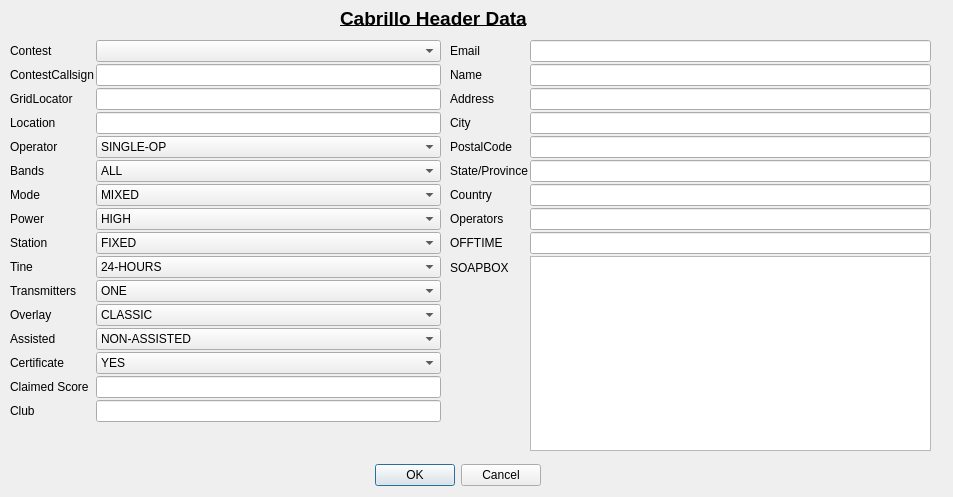
<?xml version="1.0" encoding="UTF-8"?>
<ui version="4.0">
 <class>cabrilloheader</class>
 <widget class="QDialog" name="cabrilloheader">
  <property name="geometry">
   <rect>
    <x>0</x>
    <y>0</y>
    <width>953</width>
    <height>497</height>
   </rect>
  </property>
  <property name="windowTitle">
   <string notr="true">Cabrillo Header Data</string>
  </property>
  <widget class="QDialogButtonBox" name="buttonBox">
   <property name="geometry">
    <rect>
     <x>340</x>
     <y>460</y>
     <width>201</width>
     <height>31</height>
    </rect>
   </property>
   <property name="orientation">
    <enum>Qt::Orientation::Horizontal</enum>
   </property>
   <property name="standardButtons">
    <set>QDialogButtonBox::StandardButton::Cancel|QDialogButtonBox::StandardButton::Ok</set>
   </property>
  </widget>
  <widget class="QWidget" name="formLayoutWidget">
   <property name="geometry">
    <rect>
     <x>10</x>
     <y>40</y>
     <width>431</width>
     <height>411</height>
    </rect>
   </property>
   <layout class="QFormLayout" name="formLayout">
    <property name="horizontalSpacing">
     <number>2</number>
    </property>
    <property name="verticalSpacing">
     <number>2</number>
    </property>
    <item row="0" column="0">
     <widget class="QLabel" name="lcontest">
      <property name="text">
       <string>Contest</string>
      </property>
     </widget>
    </item>
    <item row="1" column="0">
     <widget class="QLabel" name="lcontestcallsign">
      <property name="text">
       <string>ContestCallsign</string>
      </property>
     </widget>
    </item>
    <item row="1" column="1">
     <widget class="QLineEdit" name="callsign">
      <property name="text">
       <string extracomment="Callsign in Contest"/>
      </property>
      <property name="maxLength">
       <number>25</number>
      </property>
     </widget>
    </item>
    <item row="2" column="0">
     <widget class="QLabel" name="llocator">
      <property name="text">
       <string>GridLocator</string>
      </property>
     </widget>
    </item>
    <item row="2" column="1">
     <widget class="QLineEdit" name="locator">
      <property name="inputMask">
       <string notr="true">AA99aa</string>
      </property>
      <property name="text">
       <string notr="true" extracomment="Grid Locator"/>
      </property>
     </widget>
    </item>
    <item row="3" column="0">
     <widget class="QLabel" name="llocation">
      <property name="text">
       <string>Location</string>
      </property>
     </widget>
    </item>
    <item row="3" column="1">
     <widget class="QLineEdit" name="location">
      <property name="inputMask">
       <string notr="true"/>
      </property>
      <property name="text">
       <string extracomment="Callsign for Contest"/>
      </property>
      <property name="maxLength">
       <number>50</number>
      </property>
     </widget>
    </item>
    <item row="4" column="1">
     <widget class="QComboBox" name="catop">
      <item>
       <property name="text">
        <string>SINGLE-OP</string>
       </property>
      </item>
      <item>
       <property name="text">
        <string>MULTI-OP</string>
       </property>
      </item>
      <item>
       <property name="text">
        <string>CHECKLOG</string>
       </property>
      </item>
     </widget>
    </item>
    <item row="4" column="0">
     <widget class="QLabel" name="loperator">
      <property name="text">
       <string>Operator</string>
      </property>
     </widget>
    </item>
    <item row="5" column="1">
     <widget class="QComboBox" name="bands">
      <item>
       <property name="text">
        <string>ALL</string>
       </property>
      </item>
      <item>
       <property name="text">
        <string>160M</string>
       </property>
      </item>
      <item>
       <property name="text">
        <string>80M</string>
       </property>
      </item>
      <item>
       <property name="text">
        <string>40M</string>
       </property>
      </item>
      <item>
       <property name="text">
        <string>20M</string>
       </property>
      </item>
      <item>
       <property name="text">
        <string>15M</string>
       </property>
      </item>
      <item>
       <property name="text">
        <string>10M</string>
       </property>
      </item>
      <item>
       <property name="text">
        <string>6M</string>
       </property>
      </item>
      <item>
       <property name="text">
        <string>4M</string>
       </property>
      </item>
      <item>
       <property name="text">
        <string>2M</string>
       </property>
      </item>
      <item>
       <property name="text">
        <string>222</string>
       </property>
      </item>
      <item>
       <property name="text">
        <string>432</string>
       </property>
      </item>
      <item>
       <property name="text">
        <string>902</string>
       </property>
      </item>
      <item>
       <property name="text">
        <string>1.2G</string>
       </property>
      </item>
      <item>
       <property name="text">
        <string>2.3G</string>
       </property>
      </item>
      <item>
       <property name="text">
        <string>3.4G</string>
       </property>
      </item>
      <item>
       <property name="text">
        <string>5.7G</string>
       </property>
      </item>
      <item>
       <property name="text">
        <string>10G</string>
       </property>
      </item>
      <item>
       <property name="text">
        <string>24G</string>
       </property>
      </item>
      <item>
       <property name="text">
        <string>47G</string>
       </property>
      </item>
      <item>
       <property name="text">
        <string>75G</string>
       </property>
      </item>
      <item>
       <property name="text">
        <string>122G</string>
       </property>
      </item>
      <item>
       <property name="text">
        <string>134G</string>
       </property>
      </item>
      <item>
       <property name="text">
        <string>241G</string>
       </property>
      </item>
      <item>
       <property name="text">
        <string>Light</string>
       </property>
      </item>
      <item>
       <property name="text">
        <string>VHF-3-BAND</string>
       </property>
      </item>
     </widget>
    </item>
    <item row="5" column="0">
     <widget class="QLabel" name="lbands">
      <property name="text">
       <string>Bands</string>
      </property>
     </widget>
    </item>
    <item row="6" column="0">
     <widget class="QLabel" name="lmode">
      <property name="text">
       <string>Mode</string>
      </property>
     </widget>
    </item>
    <item row="6" column="1">
     <widget class="QComboBox" name="mode">
      <item>
       <property name="text">
        <string>MIXED</string>
       </property>
      </item>
      <item>
       <property name="text">
        <string>CW</string>
       </property>
      </item>
      <item>
       <property name="text">
        <string>DIGI</string>
       </property>
      </item>
      <item>
       <property name="text">
        <string>FM</string>
       </property>
      </item>
      <item>
       <property name="text">
        <string>RTTY</string>
       </property>
      </item>
      <item>
       <property name="text">
        <string>SSB</string>
       </property>
      </item>
     </widget>
    </item>
    <item row="7" column="0">
     <widget class="QLabel" name="lpower">
      <property name="text">
       <string>Power</string>
      </property>
     </widget>
    </item>
    <item row="7" column="1">
     <widget class="QComboBox" name="power">
      <item>
       <property name="text">
        <string>HIGH</string>
       </property>
      </item>
      <item>
       <property name="text">
        <string>LOW</string>
       </property>
      </item>
      <item>
       <property name="text">
        <string>QRP</string>
       </property>
      </item>
     </widget>
    </item>
    <item row="8" column="0">
     <widget class="QLabel" name="lstation">
      <property name="text">
       <string>Station</string>
      </property>
     </widget>
    </item>
    <item row="8" column="1">
     <widget class="QComboBox" name="station">
      <item>
       <property name="text">
        <string>FIXED</string>
       </property>
      </item>
      <item>
       <property name="text">
        <string>MOBILE</string>
       </property>
      </item>
      <item>
       <property name="text">
        <string>DISTRIBUTED</string>
       </property>
      </item>
      <item>
       <property name="text">
        <string>PORTABLE</string>
       </property>
      </item>
      <item>
       <property name="text">
        <string>ROVER</string>
       </property>
      </item>
      <item>
       <property name="text">
        <string>ROVER-LIMITED</string>
       </property>
      </item>
      <item>
       <property name="text">
        <string>EXPEDITION</string>
       </property>
      </item>
      <item>
       <property name="text">
        <string>HQ</string>
       </property>
      </item>
      <item>
       <property name="text">
        <string>SCHOOL</string>
       </property>
      </item>
      <item>
       <property name="text">
        <string>EXPLORER</string>
       </property>
      </item>
     </widget>
    </item>
    <item row="9" column="0">
     <widget class="QLabel" name="ltime">
      <property name="text">
       <string>Tine</string>
      </property>
     </widget>
    </item>
    <item row="9" column="1">
     <widget class="QComboBox" name="time">
      <item>
       <property name="text">
        <string>24-HOURS</string>
       </property>
      </item>
      <item>
       <property name="text">
        <string>12-HOURS</string>
       </property>
      </item>
      <item>
       <property name="text">
        <string>8-HOURS</string>
       </property>
      </item>
      <item>
       <property name="text">
        <string>6-HOURS</string>
       </property>
      </item>
     </widget>
    </item>
    <item row="0" column="1">
     <widget class="QComboBox" name="contest"/>
    </item>
    <item row="10" column="0">
     <widget class="QLabel" name="ltrx">
      <property name="text">
       <string>Transmitters</string>
      </property>
     </widget>
    </item>
    <item row="10" column="1">
     <widget class="QComboBox" name="trx">
      <item>
       <property name="text">
        <string>ONE</string>
       </property>
      </item>
      <item>
       <property name="text">
        <string>TWO</string>
       </property>
      </item>
      <item>
       <property name="text">
        <string>LIMITED</string>
       </property>
      </item>
      <item>
       <property name="text">
        <string>UNLIMITED</string>
       </property>
      </item>
      <item>
       <property name="text">
        <string>SWL</string>
       </property>
      </item>
     </widget>
    </item>
    <item row="11" column="0">
     <widget class="QLabel" name="loverlay">
      <property name="text">
       <string>Overlay</string>
      </property>
     </widget>
    </item>
    <item row="11" column="1">
     <widget class="QComboBox" name="overlay">
      <item>
       <property name="text">
        <string>CLASSIC</string>
       </property>
      </item>
      <item>
       <property name="text">
        <string>ROOKIE</string>
       </property>
      </item>
      <item>
       <property name="text">
        <string>TB-WIRES</string>
       </property>
      </item>
      <item>
       <property name="text">
        <string>YOUTH</string>
       </property>
      </item>
      <item>
       <property name="text">
        <string>NOVICE-TECH</string>
       </property>
      </item>
      <item>
       <property name="text">
        <string>YL</string>
       </property>
      </item>
     </widget>
    </item>
    <item row="12" column="0">
     <widget class="QLabel" name="lasssisted">
      <property name="text">
       <string>Assisted</string>
      </property>
     </widget>
    </item>
    <item row="12" column="1">
     <widget class="QComboBox" name="assisted">
      <item>
       <property name="text">
        <string>NON-ASSISTED</string>
       </property>
      </item>
      <item>
       <property name="text">
        <string>ASSISTED</string>
       </property>
      </item>
     </widget>
    </item>
    <item row="13" column="1">
     <widget class="QComboBox" name="certificate">
      <item>
       <property name="text">
        <string>YES</string>
       </property>
      </item>
      <item>
       <property name="text">
        <string>NO</string>
       </property>
      </item>
     </widget>
    </item>
    <item row="13" column="0">
     <widget class="QLabel" name="lcertificate">
      <property name="text">
       <string>Certificate</string>
      </property>
     </widget>
    </item>
    <item row="14" column="0">
     <widget class="QLabel" name="lclaimed">
      <property name="text">
       <string>Claimed Score</string>
      </property>
     </widget>
    </item>
    <item row="14" column="1">
     <widget class="QLineEdit" name="score">
      <property name="inputMask">
       <string notr="true">00000</string>
      </property>
      <property name="text">
       <string notr="true"/>
      </property>
      <property name="maxLength">
       <number>5</number>
      </property>
     </widget>
    </item>
    <item row="15" column="0">
     <widget class="QLabel" name="lclub">
      <property name="text">
       <string>Club</string>
      </property>
     </widget>
    </item>
    <item row="15" column="1">
     <widget class="QLineEdit" name="club">
      <property name="inputMask">
       <string notr="true"/>
      </property>
      <property name="text">
       <string notr="true"/>
      </property>
     </widget>
    </item>
   </layout>
  </widget>
  <widget class="QWidget" name="formLayoutWidget_2">
   <property name="geometry">
    <rect>
     <x>450</x>
     <y>40</y>
     <width>481</width>
     <height>411</height>
    </rect>
   </property>
   <layout class="QFormLayout" name="formLayout_2">
    <property name="horizontalSpacing">
     <number>2</number>
    </property>
    <property name="verticalSpacing">
     <number>2</number>
    </property>
    <item row="1" column="0">
     <widget class="QLabel" name="lemail">
      <property name="text">
       <string>Email</string>
      </property>
     </widget>
    </item>
    <item row="1" column="1">
     <widget class="QLineEdit" name="email">
      <property name="inputMask">
       <string notr="true"/>
      </property>
      <property name="text">
       <string notr="true"/>
      </property>
     </widget>
    </item>
    <item row="2" column="0">
     <widget class="QLabel" name="lname">
      <property name="text">
       <string>Name</string>
      </property>
     </widget>
    </item>
    <item row="2" column="1">
     <widget class="QLineEdit" name="name">
      <property name="inputMask">
       <string notr="true"/>
      </property>
      <property name="text">
       <string notr="true"/>
      </property>
      <property name="maxLength">
       <number>45</number>
      </property>
     </widget>
    </item>
    <item row="3" column="0">
     <widget class="QLabel" name="ladr">
      <property name="text">
       <string>Address</string>
      </property>
     </widget>
    </item>
    <item row="3" column="1">
     <widget class="QLineEdit" name="address">
      <property name="inputMask">
       <string notr="true"/>
      </property>
      <property name="text">
       <string notr="true"/>
      </property>
      <property name="maxLength">
       <number>45</number>
      </property>
     </widget>
    </item>
    <item row="4" column="0">
     <widget class="QLabel" name="lcity">
      <property name="text">
       <string>City</string>
      </property>
     </widget>
    </item>
    <item row="4" column="1">
     <widget class="QLineEdit" name="city">
      <property name="inputMask">
       <string notr="true"/>
      </property>
      <property name="text">
       <string notr="true"/>
      </property>
      <property name="maxLength">
       <number>45</number>
      </property>
     </widget>
    </item>
    <item row="6" column="0">
     <widget class="QLabel" name="lpostalcode">
      <property name="text">
       <string>PostalCode</string>
      </property>
     </widget>
    </item>
    <item row="6" column="1">
     <widget class="QLineEdit" name="postalcode">
      <property name="inputMask">
       <string notr="true"/>
      </property>
      <property name="text">
       <string notr="true"/>
      </property>
      <property name="maxLength">
       <number>45</number>
      </property>
      <property name="frame">
       <bool>true</bool>
      </property>
     </widget>
    </item>
    <item row="10" column="0">
     <widget class="QLabel" name="loperators">
      <property name="text">
       <string>Operators</string>
      </property>
     </widget>
    </item>
    <item row="10" column="1">
     <widget class="QLineEdit" name="operators">
      <property name="inputMask">
       <string notr="true"/>
      </property>
      <property name="text">
       <string notr="true"/>
      </property>
      <property name="maxLength">
       <number>60</number>
      </property>
     </widget>
    </item>
    <item row="11" column="0">
     <widget class="QLabel" name="lofftime">
      <property name="text">
       <string>OFFTIME</string>
      </property>
     </widget>
    </item>
    <item row="11" column="1">
     <widget class="QLineEdit" name="offtime">
      <property name="inputMask">
       <string notr="true"/>
      </property>
      <property name="text">
       <string notr="true"/>
      </property>
      <property name="maxLength">
       <number>50</number>
      </property>
     </widget>
    </item>
    <item row="12" column="0">
     <widget class="QLabel" name="lsoapbox">
      <property name="text">
       <string>SOAPBOX</string>
      </property>
     </widget>
    </item>
    <item row="12" column="1">
     <widget class="QTextEdit" name="soapbox">
      <property name="lineWrapMode">
       <enum>QTextEdit::LineWrapMode::FixedColumnWidth</enum>
      </property>
      <property name="lineWrapColumnOrWidth">
       <number>60</number>
      </property>
      <property name="html">
       <string notr="true">&lt;!DOCTYPE HTML PUBLIC &quot;-//W3C//DTD HTML 4.0//EN&quot; &quot;http://www.w3.org/TR/REC-html40/strict.dtd&quot;&gt;
&lt;html&gt;&lt;head&gt;&lt;meta name=&quot;qrichtext&quot; content=&quot;1&quot; /&gt;&lt;meta charset=&quot;utf-8&quot; /&gt;&lt;style type=&quot;text/css&quot;&gt;
p, li { white-space: pre-wrap; }
hr { height: 1px; border-width: 0; }
li.unchecked::marker { content: &quot;\2610&quot;; }
li.checked::marker { content: &quot;\2612&quot;; }
&lt;/style&gt;&lt;/head&gt;&lt;body style=&quot; font-family:'Sans Serif'; font-size:9pt; font-weight:400; font-style:normal;&quot;&gt;
&lt;p style=&quot;-qt-paragraph-type:empty; margin-top:0px; margin-bottom:0px; margin-left:0px; margin-right:0px; -qt-block-indent:0; text-indent:0px;&quot;&gt;&lt;br /&gt;&lt;/p&gt;&lt;/body&gt;&lt;/html&gt;</string>
      </property>
     </widget>
    </item>
    <item row="9" column="0">
     <widget class="QLabel" name="lcountry">
      <property name="text">
       <string>Country</string>
      </property>
     </widget>
    </item>
    <item row="9" column="1">
     <widget class="QLineEdit" name="country"/>
    </item>
    <item row="7" column="0">
     <widget class="QLabel" name="lstate">
      <property name="text">
       <string>State/Province</string>
      </property>
     </widget>
    </item>
    <item row="7" column="1">
     <widget class="QLineEdit" name="state">
      <property name="inputMask">
       <string notr="true"/>
      </property>
      <property name="text">
       <string notr="true"/>
      </property>
      <property name="maxLength">
       <number>45</number>
      </property>
     </widget>
    </item>
   </layout>
  </widget>
  <widget class="QLabel" name="label">
   <property name="geometry">
    <rect>
     <x>340</x>
     <y>10</y>
     <width>231</width>
     <height>16</height>
    </rect>
   </property>
   <property name="font">
    <font>
     <pointsize>14</pointsize>
     <bold>true</bold>
     <underline>true</underline>
    </font>
   </property>
   <property name="text">
    <string notr="true">Cabrillo Header Data</string>
   </property>
  </widget>
 </widget>
 <tabstops>
  <tabstop>contest</tabstop>
  <tabstop>callsign</tabstop>
  <tabstop>locator</tabstop>
  <tabstop>location</tabstop>
  <tabstop>catop</tabstop>
  <tabstop>bands</tabstop>
  <tabstop>mode</tabstop>
  <tabstop>power</tabstop>
  <tabstop>station</tabstop>
  <tabstop>time</tabstop>
  <tabstop>trx</tabstop>
  <tabstop>overlay</tabstop>
  <tabstop>assisted</tabstop>
  <tabstop>certificate</tabstop>
  <tabstop>score</tabstop>
  <tabstop>club</tabstop>
  <tabstop>email</tabstop>
  <tabstop>name</tabstop>
  <tabstop>address</tabstop>
  <tabstop>city</tabstop>
  <tabstop>postalcode</tabstop>
  <tabstop>state</tabstop>
  <tabstop>country</tabstop>
  <tabstop>operators</tabstop>
  <tabstop>offtime</tabstop>
  <tabstop>soapbox</tabstop>
 </tabstops>
 <resources/>
 <connections>
  <connection>
   <sender>buttonBox</sender>
   <signal>accepted()</signal>
   <receiver>cabrilloheader</receiver>
   <slot>accept()</slot>
   <hints>
    <hint type="sourcelabel">
     <x>248</x>
     <y>254</y>
    </hint>
    <hint type="destinationlabel">
     <x>157</x>
     <y>274</y>
    </hint>
   </hints>
  </connection>
  <connection>
   <sender>buttonBox</sender>
   <signal>rejected()</signal>
   <receiver>cabrilloheader</receiver>
   <slot>reject()</slot>
   <hints>
    <hint type="sourcelabel">
     <x>316</x>
     <y>260</y>
    </hint>
    <hint type="destinationlabel">
     <x>286</x>
     <y>274</y>
    </hint>
   </hints>
  </connection>
 </connections>
</ui>
